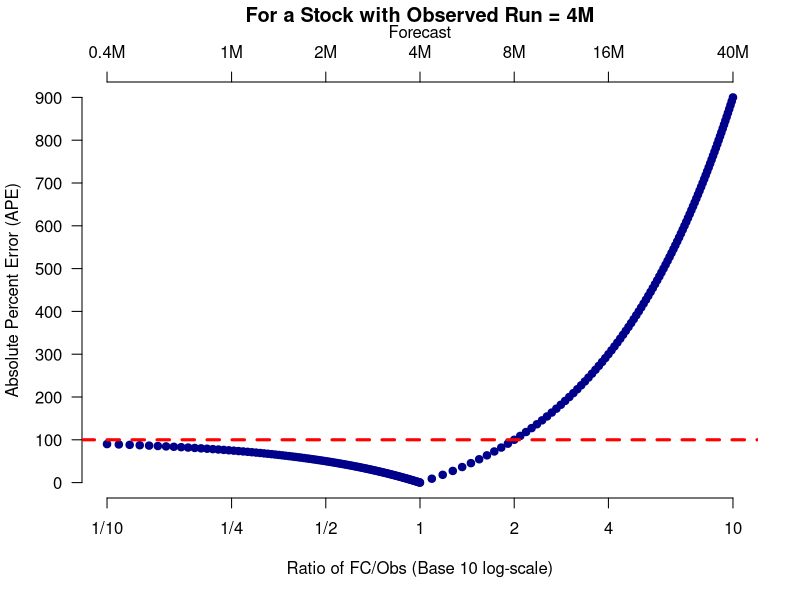
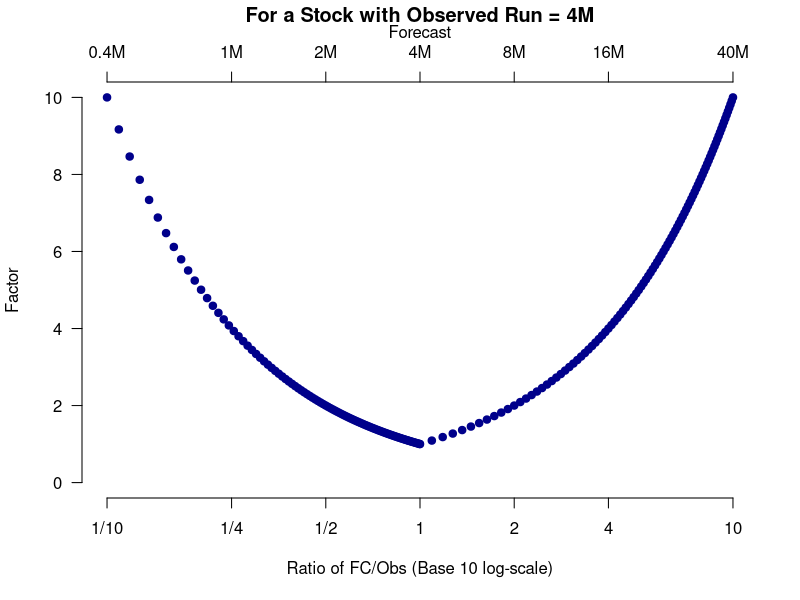

The R script that drew these images, in order:
# Starting some explorations of performance measure properties

library(tidyverse)

# generic example (using rough numbers)

obs.use <- 4  # using CHilko with Obs ~4mill as example

pm.example.df <- data.frame(FC_mill = c(seq(0.4,3.99,length.out=100),seq(4,40,length.out=100)),
                                Obs_mill = 4) %>%
  mutate(Ratio = FC_mill/Obs_mill,
         PercError = (FC_mill-Obs_mill)/Obs_mill*100)  %>%
  mutate(AbsPercError = abs(PercError))

head(pm.example.df)



png(filename = paste0(folder.use,"/Diagnostics/PercentError_Properties.png"),
    width = 480*5.5, height = 480*3.9, units = "px", pointsize = 14*3.7, bg = "white",  res = NA)


x.axis.vals <- c(1/10,1/4,1/2,1,2,4,10)
x.axis.labels <- c("1/10","1/4","1/2","1","2","4","10")

plot(log(pm.example.df$Ratio,base=10),pm.example.df$AbsPercError,bty="n",axes=FALSE,
     ylim=c(0,900),type="p",pch=19,col="darkblue",
     xlab= "Ratio of FC/Obs (Base 10 log-scale)",ylab="Absolute Percent Error (APE)"
     )
title(main = paste0("For a Stock with Observed Run = ",obs.use,"M"),line=3)
axis(2,at = seq(0,900,by=100),las=1)
axis(1,at = log(x.axis.vals,base=10),labels = x.axis.labels )
axis(3, at = log(x.axis.vals,base=10),
     labels = paste0(x.axis.vals*obs.use,"M"))
mtext("Forecast",side=3,line=2)

abline(h=100,col="red",lty=2,lwd=3)

dev.off()



# How about a performance measure expressed as factors and then taking mean?
# If a FC is half of obs return, the factor is 2 , but Perc Error is = - 0.5
# If a FC is double of obs return, the factor is 2 also 2, but Perc Error is = + 1

# A team with forecasts for 3 stocks coming in at Stock A: 0.5, Stock B = 1.5,
# and Stock C = 1.2 has factors of A:  1/0.5 = 2, 1.5, 1.2 -> Mean Factor = 1.56
# Corresponding MAPE would be 0.4


pm.example.df <- pm.example.df %>% mutate(Factor= case_when(Ratio < 1 ~ 1/Ratio,
                                           Ratio >= 1 ~ Ratio))



png(filename = paste0(folder.use,"/Diagnostics/FactorPM_Properties.png"),
    width = 480*5.5, height = 480*3.9, units = "px", pointsize = 14*3.7, bg = "white",  res = NA)


plot(log(pm.example.df$Ratio,base=10),pm.example.df$Factor,bty="n",axes=FALSE,
     ylim=c(0,10),type="p",pch=19,col="darkblue",
     xlab= "Ratio of FC/Obs (Base 10 log-scale)",ylab="Factor"
)
title(main = paste0("For a Stock with Observed Run = ",obs.use,"M"),line=3)
axis(2,at = seq(0,10,by=2),las=1)
axis(1,at = log(x.axis.vals,base=10),labels = x.axis.labels )
axis(3, at = log(x.axis.vals,base=10),
     labels = paste0(x.axis.vals*obs.use,"M"))
mtext("Forecast",side=3,line=2)

dev.off()
